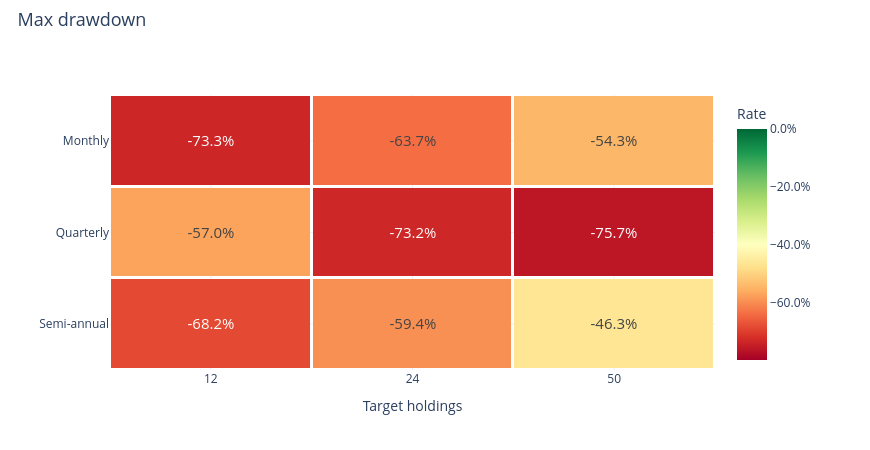

The code cell stored with this chart in its notebook:
### Markdown cell above
### Maximum drawdown

### Code cell
research.heatmap('maximum_drawdown')

### Figure 1 — Plotly figure (JSON) as saved in the notebook; plotly's stock layout.template omitted (floating-point values rounded to 4 significant figures)
{"data": [{"colorbar": {"tickformat": ".1%", "title": {"text": "Rate"}}, "colorscale": [[0.0, "rgb(165,0,38)"], [0.1, "rgb(215,48,39)"], [0.2, "rgb(244,109,67)"], [0.3, "rgb(253,174,97)"], [0.4, "rgb(254,224,139)"], [0.5, "rgb(255,255,191)"], [0.6, "rgb(217,239,139)"], [0.7, "rgb(166,217,106)"], [0.8, "rgb(102,189,99)"], [0.9, "rgb(26,152,80)"], [1.0, "rgb(0,104,55)"]], "text": [["-73.3%", "-63.7%", "-54.3%"], ["-57.0%", "-73.2%", "-75.7%"], ["-68.2%", "-59.4%", "-46.3%"]], "textfont": {"size": 15}, "texttemplate": "%{text}", "type": "heatmap", "x": ["12", "24", "50"], "xgap": 3, "y": ["Monthly", "Quarterly", "Semi-annual"], "ygap": 3, "z": [[-0.7332, -0.6374, -0.5431], [-0.5698, -0.732, -0.7574], [-0.682, -0.5939, -0.4628]], "zmax": 0.0, "zmin": -0.796}], "layout": {"height": 450, "hovermode": "closest", "legend": {"font": {"size": 12}, "itemclick": "toggle", "itemdoubleclick": "toggleothers", "x": 1.025, "y": 1}, "margin": {"b": 80, "l": 110, "r": 155, "t": 95}, "title": {"font": {"size": 18}, "text": "Max drawdown", "x": 0.02, "y": 0.97}, "width": 870, "xaxis": {"title": {"text": "Target holdings"}}, "yaxis": {"autorange": "reversed"}}}
